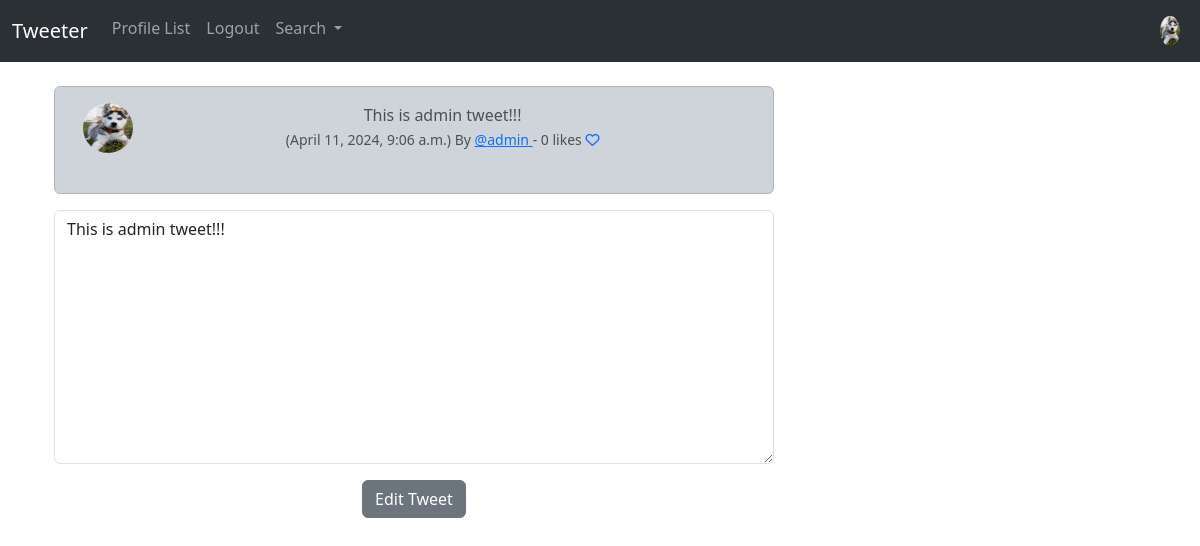
The app's page /edit_tweet/12 (signed in) with its own data.
### musker/models.py (models this page shows, shortened)
class Profile(models.Model):
    user = models.OneToOneField(User, on_delete=models.CASCADE)
    follows = models.ManyToManyField(
        "self", related_name="followed_by", symmetrical=False, blank=True
    )
    profile_image = models.ImageField(null=True,blank=True,upload_to='images/')
    date_modified = models.DateTimeField(User, auto_now=True, auto_now_add=False)
    profile_bio = models.CharField(null=True,blank=True, max_length=100)
    portfolio_link = models.CharField(null=True,blank=True, max_length=100)
    facebook_link = models.CharField(null=True,blank=True, max_length=100)
    twitter_link = models.CharField(null=True,blank=True, max_length=100)
    instagram_link = models.CharField(null=True,blank=True, max_length=100)
    linkedin_link = models.CharField(null=True,blank=True, max_length=100)

class Tweet(models.Model):
    user = models.ForeignKey(User, on_delete=models.DO_NOTHING, related_name="tweets")
    body = models.CharField(max_length=280)
    created_at = models.DateTimeField(auto_now_add=True)
    likes = models.ManyToManyField(User,blank=True)
    def number_of_likes(self):
        return self.likes.count()

### musker/views.py (the view)
# urls.py: path("edit_tweet/<int:pk>",views.edit_tweet,name="edit_tweet"),
def edit_tweet(request,pk):
    if request.user.is_authenticated:
        tweet = get_object_or_404(Tweet, id=pk)
        if request.user.username==tweet.user.username:
            form = TweetForm(request.POST or None,instance=tweet)
            if request.method == "POST":
                if form.is_valid():
                    tweet = form.save(commit=False)
                    tweet.user = request.user
                    tweet.save()
                    messages.success(request,"Message has been  updated  successfully.")
                    return redirect("home")
            else:
                return render(request,'edit_tweet.html',{ "form" : form,"tweet":tweet })
        else:
            messages.error(request=request,message="Tweet doesn't belong to you!")
            return redirect('home')
    else:
        messages.error(request=request,message="You need to be logged in!")
        return redirect('home')

### musker/forms.py
class TweetForm(forms.ModelForm):
    body = forms.CharField(required=True,
            widget=forms.widgets.Textarea(
                attrs={
                    "class":"form-control",
                    "placeholder":"Write your tweets"
                }
            ),
            label="",
            )
    class Meta:
        model = Tweet
        exclude=("user","likes")

### templates/edit_tweet.html (shortened to what this page needs)
{% extends "base.html" %}
{% load social_share %}
{% load static %}
{% block container %}
    <div class="container text-center">
        <div class="row">
            <div class="col-8">
                <div class="alert alert-dark" role="alert">
                    <div class="container">
                        <div class="row">
                            <div class="col-1">
                                {% if tweet.user.profile.profile_image %}
                                    <img src="{{tweet.user.profile.profile_image.url}}" width="50" height="50" class="rounded-circle"  alt="{{my_profile.user.username}}">
                                {% else %}
                                    <img src="{% static 'images/user_img.png' %}" width="50" height="50" class="rounded-circle"  alt="{{tweet.user.user.username}}">
                                {% endif %}
                            </div>
                            <div class="col-11">
                                {{tweet.body}} <br>
                                <small>
                                    ({{tweet.created_at}}) By <a href="{% url 'profile' tweet.user.id %}"> @{{tweet.user.username}} </a> - {{tweet.number_of_likes}} likes
                                    {% if user in tweet.likes.all %}
                                        <a href="{% url 'tweet_likes' tweet.id%}">
                                            <i class="fa-solid fa-heart"></i>
                                        </a>
                                    {% else %}
                                        <a href="{% url 'tweet_likes' tweet.id%}">
                                            <i class="fa fa-heart-o"></i>
                                        </a>
                                    {% endif %}
                                </small>
                            </div><br><br>
                        </div>
                    </div> <br />
                </div>
            {% if form %}
                <form method="POST">
                    {{form.as_p}}
                    <button type="submit" class="btn btn-secondary  ">Edit Tweet</button>
                </form>
                <br><br>
            {% endif %}
        </div>
{% endblock container %}

### templates/navbar.html (shortened to what this page needs)
{% load static %}
<nav class="navbar navbar-expand-lg bg-body-tertiary" data-bs-theme="dark">
    <div class="container-fluid">
      <a class="navbar-brand" href="{% url 'home' %}">Tweeter</a>
      <div class="collapse navbar-collapse " id="navbarSupportedContent">
        <ul class="navbar-nav me-auto mb-2 mb-lg-0 w-100" >
          <li class="nav-item">
            <a class="nav-link" href="{% url 'profile_list' %}">Profile List</a>
          </li>
          {% if request.user.is_authenticated %}
          <li class="nav-item">
            <a class="nav-link" href="{% url 'logout' %}">Logout</a>
          </li>
          {% endif %}
          <li class="nav-item dropdown">
            <a class="nav-link dropdown-toggle" href="#" id="navbarDropdown" role="button" data-toggle="dropdown" aria-haspopup="true" aria-expanded="false" >
              Search
            </a>
          </li>
          {% if request.user.is_authenticated %}
            <ul class="navbar-nav ms-auto">
              <li class="nav-item">
                <a class="nav-link" href="{% url 'profile' request.user.id %}">
                  {% if user.profile.profile_image %}
                    <img src="{{user.profile.profile_image.url}}" alt="Profile Image" class="rounded-circle" widthh="30" height="30">
                    {% else %}
                    <img src="{% static 'images/user_img.png' %}" alt="Profile Image" class="rounded-circle" widthh="30" height="30">
                  {% endif %}
                </a>
            </li>
            </ul>
          {% endif %}
        </ul>
      </div>
    </div>
  </nav>

### records on screen
Tweet: user.profile.profile_image (picture), body "This is admin tweet!!!", created_at "April 11, 2024, 9:06 a.m.", user.username "admin", number_of_likes "0"
